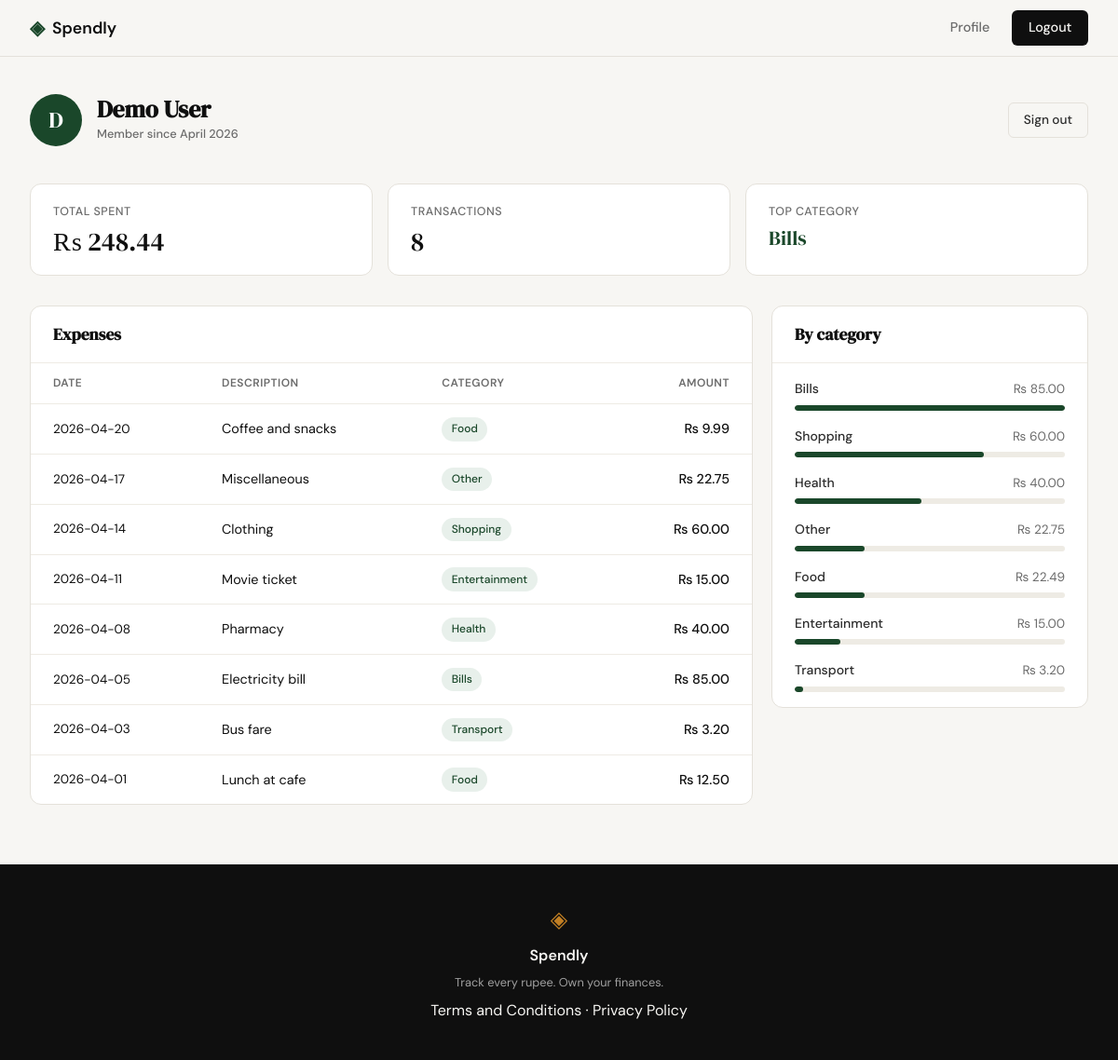
Screenshot of /profile (signed in) with the database file from the repository.
### tables this page shows
CREATE TABLE users (
            id            INTEGER PRIMARY KEY AUTOINCREMENT,
            name          TEXT    NOT NULL,
            email         TEXT    UNIQUE NOT NULL,
            password_hash TEXT    NOT NULL,
            created_at    TEXT    DEFAULT (datetime('now'))
        );

CREATE TABLE expenses (
            id          INTEGER PRIMARY KEY AUTOINCREMENT,
            user_id     INTEGER NOT NULL REFERENCES users(id),
            amount      REAL    NOT NULL,
            category    TEXT    NOT NULL,
            date        TEXT    NOT NULL,
            description TEXT,
            created_at  TEXT    DEFAULT (datetime('now'))
        );

### app.py (the view)
@app.route("/profile")
def profile():
    if not session.get("user_id"):
        return redirect(url_for("login"))
    user     = get_user_by_id(session["user_id"])
    expenses = get_expenses_by_user(session["user_id"])
    member_since  = datetime.strptime(user["created_at"][:10], "%Y-%m-%d").strftime("%B %Y")
    total_spent   = sum(e["amount"] for e in expenses)
    expense_count = len(expenses)
    cat_totals = {}
    for e in expenses:
        cat_totals[e["category"]] = cat_totals.get(e["category"], 0) + e["amount"]
    categories = sorted(cat_totals.items(), key=lambda x: x[1], reverse=True)
    top_category = categories[0][0] if categories else "—"
    return render_template(
        "profile.html",
        user=user,
        member_since=member_since,
        expenses=expenses,
        total_spent=total_spent,
        expense_count=expense_count,
        categories=categories,
        top_category=top_category,
    )

### database/db.py (called while the page is built)
def get_db():
    conn = sqlite3.connect(DB_PATH)
    conn.row_factory = sqlite3.Row
    conn.execute("PRAGMA foreign_keys = ON")
    return conn

def get_expenses_by_user(user_id: int):
    conn = get_db()
    rows = conn.execute(
        "SELECT * FROM expenses WHERE user_id = ? ORDER BY date DESC",
        (user_id,)
    ).fetchall()
    conn.close()
    return rows

def get_user_by_id(user_id: int):
    conn = get_db()
    user = conn.execute("SELECT * FROM users WHERE id = ?", (user_id,)).fetchone()
    conn.close()
    return user

### templates/profile.html (shortened to what this page needs)
{% extends "base.html" %}
{% block content %}
<div class="dash-page">
    <div class="dash-header">
        <div class="dash-user">
            <div class="dash-avatar">{{ user['name'][0].upper() }}</div>
            <div class="dash-user-meta">
                <h1 class="dash-name">{{ user['name'] }}</h1>
                <span class="dash-since">Member since {{ member_since }}</span>
            </div>
        </div>
        <a href="{{ url_for('logout') }}" class="btn-ghost btn-ghost--sm">Sign out</a>
    </div>
    <div class="dash-stats">
        <div class="stat-card">
            <span class="stat-label">Total spent</span>
            <span class="stat-value">₨ {{ "%.2f"|format(total_spent) }}</span>
        </div>
        <div class="stat-card">
            <span class="stat-label">Transactions</span>
            <span class="stat-value">{{ expense_count }}</span>
        </div>
        <div class="stat-card">
            <span class="stat-label">Top category</span>
            <span class="stat-value stat-value--cat">{{ top_category }}</span>
        </div>
    </div>
    <div class="dash-grid">
        <div class="dash-panel">
            <div class="panel-head">
                <h2 class="panel-title">Expenses</h2>
            </div>
            {% if expenses %}
            <div class="exp-table-wrap">
                <table class="exp-table">
                    <thead>
                        <tr>
                            <th>Date</th>
                            <th>Description</th>
                            <th>Category</th>
                            <th class="num">Amount</th>
                        </tr>
                    </thead>
                    <tbody>
                        {% for e in expenses %}
                        <tr>
                            <td class="exp-date">{{ e['date'] }}</td>
                            <td class="exp-desc">{{ e['description'] or '—' }}</td>
                            <td><span class="exp-cat-badge">{{ e['category'] }}</span></td>
                            <td class="num exp-amount">₨ {{ "%.2f"|format(e['amount']) }}</td>
                        </tr>
                        {% endfor %}
                    </tbody>
                </table>
            </div>
            {% else %}
            <div class="empty-state">
                <p>No expenses yet. Add your first one to get started.</p>
            </div>
            {% endif %}
        </div>
        <div class="dash-panel">
            <div class="panel-head">
                <h2 class="panel-title">By category</h2>
            </div>
            {% if categories %}
            <div class="cat-list">
                {% set max_amount = categories[0][1] %}
                {% for cat, amount in categories %}
                <div class="cat-row">
                    <div class="cat-row-top">
                        <span class="cat-name">{{ cat }}</span>
                        <span class="cat-amount">₨ {{ "%.2f"|format(amount) }}</span>
                    </div>
                    <div class="cat-track">
                        <div class="cat-bar" style="width: {{ (amount / max_amount * 100)|int }}%"></div>
                    </div>
                </div>
                {% endfor %}
            </div>
            {% else %}
            <div class="empty-state">
                <p>No categories to show yet.</p>
            </div>
            {% endif %}
        </div>
    </div>
</div>
{% endblock %}

### rows the page displays
users: name "D", name "Demo User"
expenses: category "Bills", date "2026-04-05", description "Electricity bill", amount "85.00", {{ (amount / max_amount * 100)|int }} 100 (drawn)
expenses: date "2026-04-20", description "Coffee and snacks", category "Food", amount "9.99", amount "22.49", {{ (amount / max_amount * 100)|int }} 26 (drawn)
expenses: date "2026-04-17", description "Miscellaneous", category "Other", amount "22.75", {{ (amount / max_amount * 100)|int }} 26 (drawn)
expenses: date "2026-04-14", description "Clothing", category "Shopping", amount "60.00", {{ (amount / max_amount * 100)|int }} 70 (drawn)
expenses: date "2026-04-11", description "Movie ticket", category "Entertainment", amount "15.00", {{ (amount / max_amount * 100)|int }} 17 (drawn)
expenses: date "2026-04-08", description "Pharmacy", category "Health", amount "40.00", {{ (amount / max_amount * 100)|int }} 47 (drawn)
expenses: date "2026-04-03", description "Bus fare", category "Transport", amount "3.20", {{ (amount / max_amount * 100)|int }} 3 (drawn)
expenses: date "2026-04-01", description "Lunch at cafe", category "Food", amount "12.50"

### other values shown
{{ member_since }} "April 2026"
{{ "%.2f"|format(total_spent) }} "248.44"
{{ expense_count }} "8"
